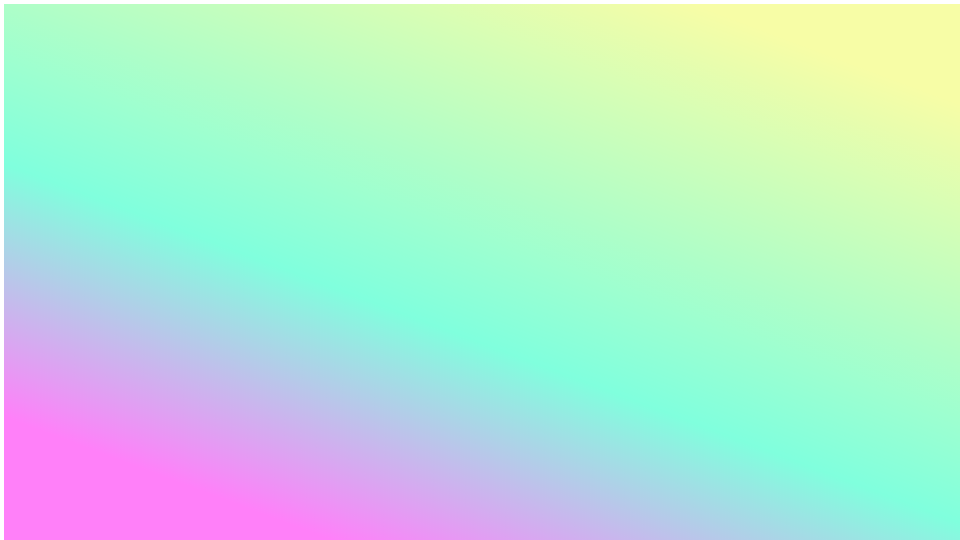
#> input picture temp/red_page.png, 1920 x 1080 px, found by its file name (shown at 1/2 size)
$ jupyter execute test2.ipynb
#> lines starting #> are read from the running program, lines starting #| are printed output that depends on the picture; after the words box and inside, x2 and y2 are one past the last pixel; in counts of white or black regions, pixels touching at a corner belong together
#> further down, border is the input picture: PIL image 1920x1080 RGBA; mean R, G, B, A 181.3, 229.5, 208.2, 252.1
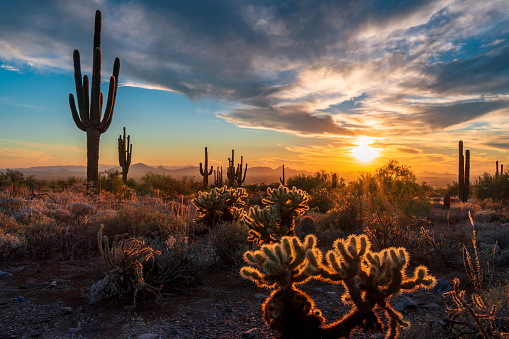
#> input picture src/istockphoto-1352918375-170667a.jpg, 509 x 339 px, found by its file name
#> further down, img is the input picture: PIL image 509x339 RGB; mean R, G, B 98.7, 86.4, 77
[cell 1]
from PIL import Image, ImageDraw, ImageFilter

[cell 2]
def add_corners(im, rad):
#> called with rad = 25
    circle = Image.new('L', (rad * 2, rad * 2), 0)
#> circle: PIL image 50x50 L; every value is 0
    draw = ImageDraw.Draw(circle)
    draw.ellipse((0, 0, rad * 2 - 1, rad * 2 - 1), fill=255)
    alpha = Image.new('L', im.size, 255)
#> alpha: PIL image 509x339 L; every value is 255
    w, h = im.size
#> w = 509; h = 339
    alpha.paste(circle.crop((0, 0, rad, rad)), (0, 0))
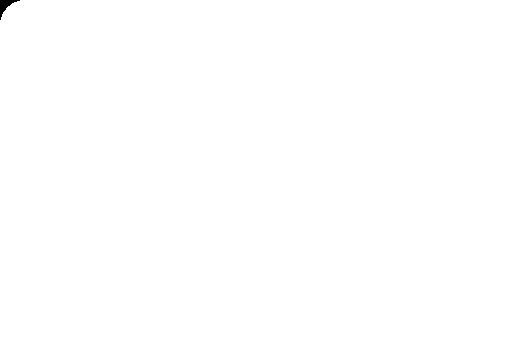
#> alpha: PIL image 509x339 L; 99.9% white; 1 black region, box (x1, y1, x2, y2) and area: (0, 0, 20, 20) 135
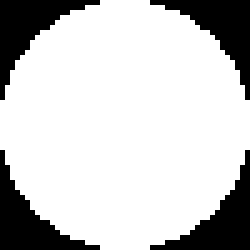
#> circle: PIL image 50x50 L (shown 5 times larger); 78.4% white; 4 black regions, box (x1, y1, x2, y2) and area: (0, 0, 20, 20) 135, (30, 0, 50, 20) 135, (0, 30, 20, 50) 135, (30, 30, 50, 50) 135
    alpha.paste(circle.crop((0, rad, rad, rad * 2)), (0, h - rad))
#> alpha: PIL image 509x339 L; 99.8% white; 2 black regions, box (x1, y1, x2, y2) and area: (0, 0, 20, 20) 135, (0, 319, 20, 339) 135
    alpha.paste(circle.crop((rad, 0, rad * 2, rad)), (w - rad, 0))
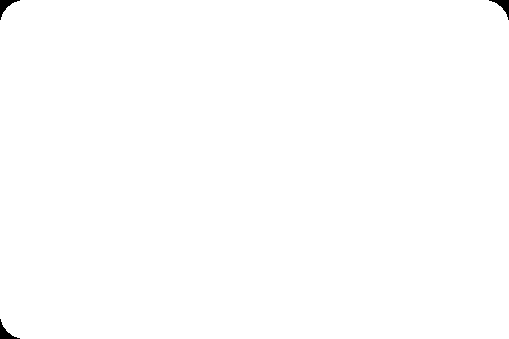
#> alpha: PIL image 509x339 L; 99.8% white; 3 black regions, box (x1, y1, x2, y2) and area: (0, 0, 20, 20) 135, (489, 0, 509, 20) 135, (0, 319, 20, 339) 135
    alpha.paste(circle.crop((rad, rad, rad * 2, rad * 2)), (w - rad, h - rad))
#> alpha: PIL image 509x339 L; 99.7% white; 4 black regions, box (x1, y1, x2, y2) and area: (0, 0, 20, 20) 135, (489, 0, 509, 20) 135, (0, 319, 20, 339) 135, (489, 319, 509, 339) 135
    im.putalpha(alpha)
    return im

[cell 3]
def paste_img(outer_img, inner_img, padding):
#> called with padding = 25
    inner_img_w, inner_img_h = inner_img.size
#> inner_img_w = 509; inner_img_h = 339
    outer_img = outer_img.resize(((inner_img_w + (padding*2)), (inner_img_h + (padding*2))))
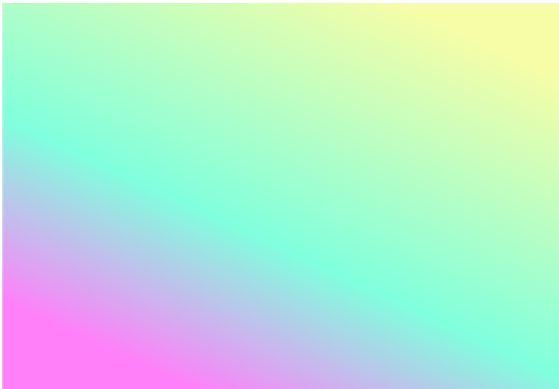
#> outer_img: PIL image 559x389 RGBA; mean R, G, B, A 181.9, 230.2, 208.7, 252.1; transparent parts drawn white
    outer_img.paste(inner_img, (padding,padding), inner_img)
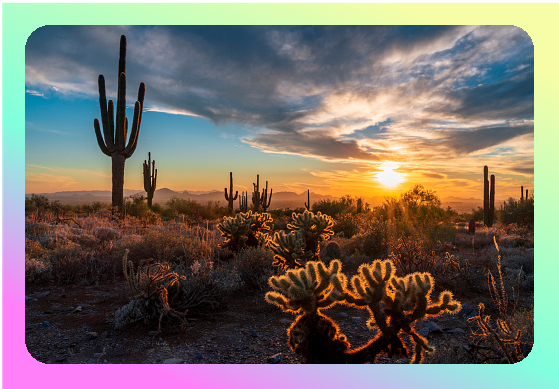
#> outer_img: PIL image 559x389 RGBA; mean R, G, B, A 119.4, 111.9, 103, 252.1; transparent parts drawn white
    return outer_img

[cell 4]
border= Image.open('/media/abinash/code/github/GNapper/temp/red_page.png', 'r')
border

[cell 5]
img = Image.open('/media/abinash/code/github/GNapper/src/istockphoto-1352918375-170667a.jpg', 'r')
img = add_corners(img, 25)

[cell 6]
new = paste_img(border, img, 25)

[cell 7]
new

[cell 8]
img2 = img

[cell 9]
test = add_corners(img2, 25)
